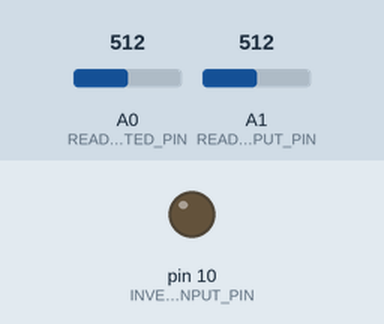
Recording of a sketch running on a simulated Arduino Uno, built with avr-gcc and run on an emulated ATmega328P. Parts: output pins drawn as LEDs (lit = HIGH). Inputs (shaded band) come from the test bench; at power-on: A0 (READ_INVERTED_PIN) = 512, A1 (READ_OUTPUT_PIN) = 512. What the sketch prints to the serial monitor is not drawn.

Above: at 0.05 s.
At 1.2 s:
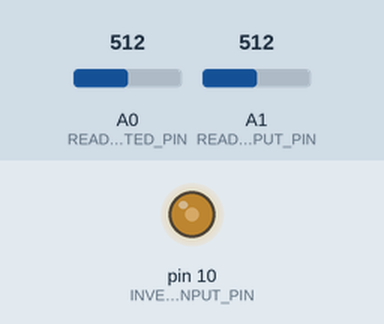
At 2.35 s:
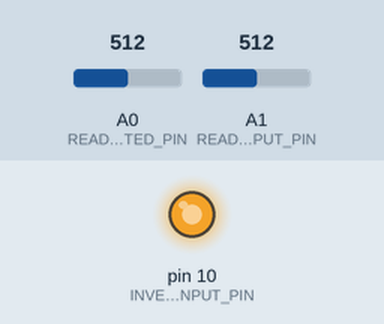
At 4.7 s:
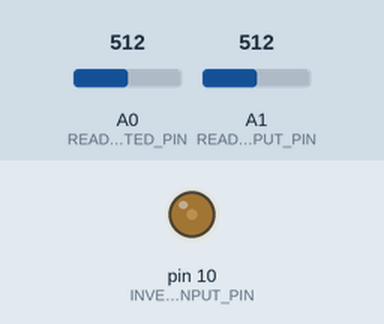
Timing chart, 0 to 6.8 s (numbered marks = the images above):
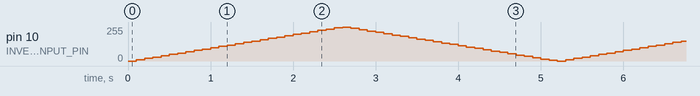

The sketch:

Comparator741.ino
```cpp
/*

  Comparator741
  Uses an Arduino to test LM741 comparator behaviour and plot the results with processing

  For info and circuit diagrams see https://github.com/tardate/LittleArduinoProjects/tree/main/Electronics101/Comparator741

 */

#include <FlexiTimer2.h>                // use timer for sampling to get even time base for data

#define INVERTED_INPUT_PIN 10
const int READ_INVERTED_PIN = A0;
const int READ_OUTPUT_PIN = A1;

int inverted_value = 0;

void setup() {
  Serial.begin(115200);                 // initialize serial communications (to match that used by PlotNValues.pde)
  pinMode(INVERTED_INPUT_PIN, OUTPUT);

  FlexiTimer2::set(10, sample);
  FlexiTimer2::start();
}

void loop() {
  for(inverted_value=0; inverted_value <=255; inverted_value += 10) {
    analogWrite(INVERTED_INPUT_PIN, inverted_value);
    delay(100);
  }
  for(inverted_value=255; inverted_value >=0; inverted_value -= 10) {
    analogWrite(INVERTED_INPUT_PIN, inverted_value);
    delay(100);
  }
}

// sample values and pipe to processing
void sample() {
  String result = "";
  Serial.println(result + inverted_value + "," + analogRead(READ_INVERTED_PIN) + "," + analogRead(READ_OUTPUT_PIN));
}
```
